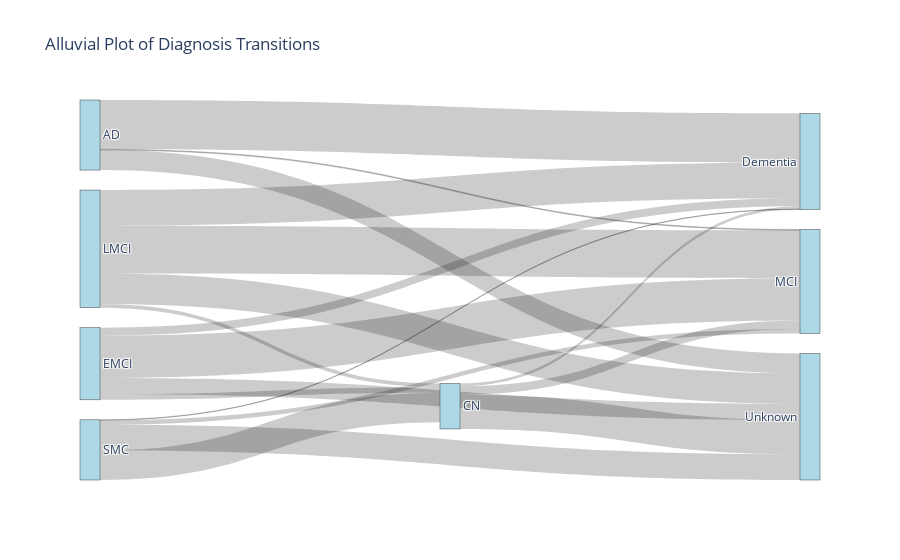

Source (notebook cell):
### Code cell
transition_data = []

for rid in df["RID"].unique():
    subset = df[df["RID"] == rid].sort_values("VISCODE")

    first_dx = subset["DX_bl"].iloc[0]

    dx_followups = subset["DX"].dropna()
    if len(dx_followups) > 0:  
        last_dx = dx_followups.iloc[-1]
    else:
        last_dx = first_dx 


    if first_dx != last_dx:
        transition_data.append((first_dx, last_dx))

transition_counts = Counter(transition_data)


source_nodes, target_nodes, values = zip(
    *[(s, t, count) for (s, t), count in transition_counts.items()])

nodes = list(set(source_nodes).union(set(target_nodes)))
node_indices = {node: i for i, node in enumerate(nodes)}

source_indices = [node_indices[s] for s in source_nodes]
target_indices = [node_indices[t] for t in target_nodes]

fig = go.Figure(go.Sankey(
    node=dict(
        pad=20,
        thickness=20,
        label=nodes,
        color="lightblue"
    ),
    link=dict(
        source=source_indices,
        target=target_indices,
        value=values
    )
))

fig.update_layout(
    title_text="Alluvial Plot of Diagnosis Transitions", font_size=12)
fig.show()

### Figure 1 — Plotly figure (JSON) as saved in the notebook; plotly's stock layout.template omitted (floating-point values rounded to 4 significant figures)
{"data": [{"link": {"source": [6, 7, 0, 3, 3, 7, 0, 3, 0, 7, 7, 6, 3, 6, 5, 5, 5, 5], "target": [1, 2, 4, 2, 0, 1, 2, 4, 1, 4, 0, 4, 1, 2, 0, 2, 4, 1], "value": [289, 281, 201, 26, 173, 209, 50, 151, 16, 178, 22, 117, 3, 5, 33, 248, 95, 47]}, "node": {"color": "lightblue", "label": ["CN", "Dementia", "MCI", "SMC", "Unknown", "EMCI", "AD", "LMCI"], "pad": 20, "thickness": 20}, "type": "sankey"}], "layout": {"font": {"size": 12}, "title": {"text": "Alluvial Plot of Diagnosis Transitions"}}}
